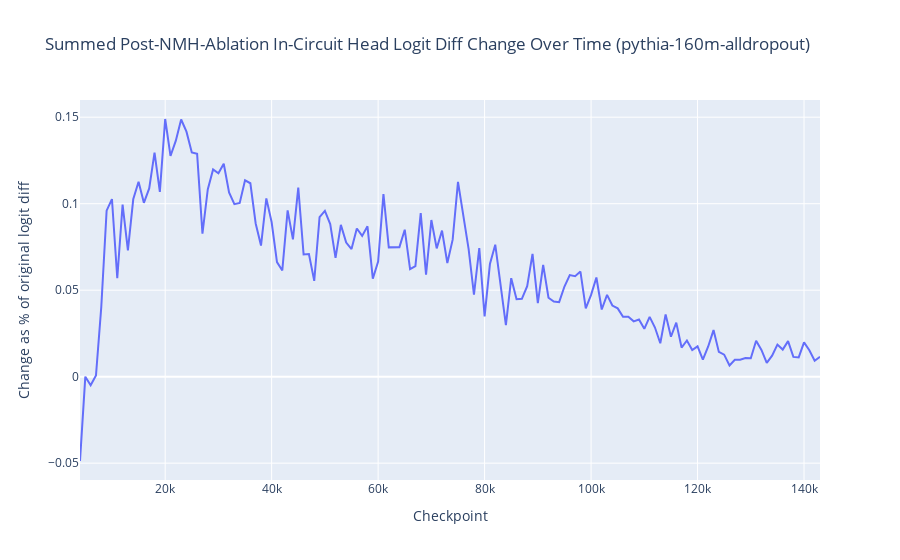

Notebook cell for this chart:
### Code cell
# plot summed_in_circuit_head_deltas with plotly express
fig = px.line(
    x=list(summed_in_circuit_head_deltas.keys()), 
    y=list(summed_in_circuit_head_deltas.values()), 
    title=f"Summed Post-NMH-Ablation In-Circuit Head Logit Diff Change Over Time ({MODEL_TO_VIEW})",
    labels={'x': 'Checkpoint', 'y': 'Change as % of original logit diff'} 
)
fig.show()

### Figure 1 — Plotly figure (JSON) as saved in the notebook; plotly's stock layout.template omitted (floating-point values rounded to 4 significant figures; data arrays with more than 128 entries replaced by an {"elided": "..."} marker saying what was removed)
{"data": [{"hovertemplate": "Checkpoint=%{x}<br>Change as % of original logit diff=%{y}<extra></extra>", "legendgroup": "", "line": {"color": "#636efa", "dash": "solid"}, "marker": {"symbol": "circle"}, "mode": "lines", "name": "", "orientation": "v", "showlegend": false, "type": "scatter", "x": {"elided": "140 int values"}, "xaxis": "x", "y": {"elided": "140 float values"}, "yaxis": "y"}], "layout": {"legend": {"tracegroupgap": 0}, "title": {"text": "Summed Post-NMH-Ablation In-Circuit Head Logit Diff Change Over Time (pythia-160m-alldropout)"}, "xaxis": {"anchor": "y", "domain": [0, 1], "title": {"text": "Checkpoint"}}, "yaxis": {"anchor": "x", "domain": [0, 1], "title": {"text": "Change as % of original logit diff"}}}}
